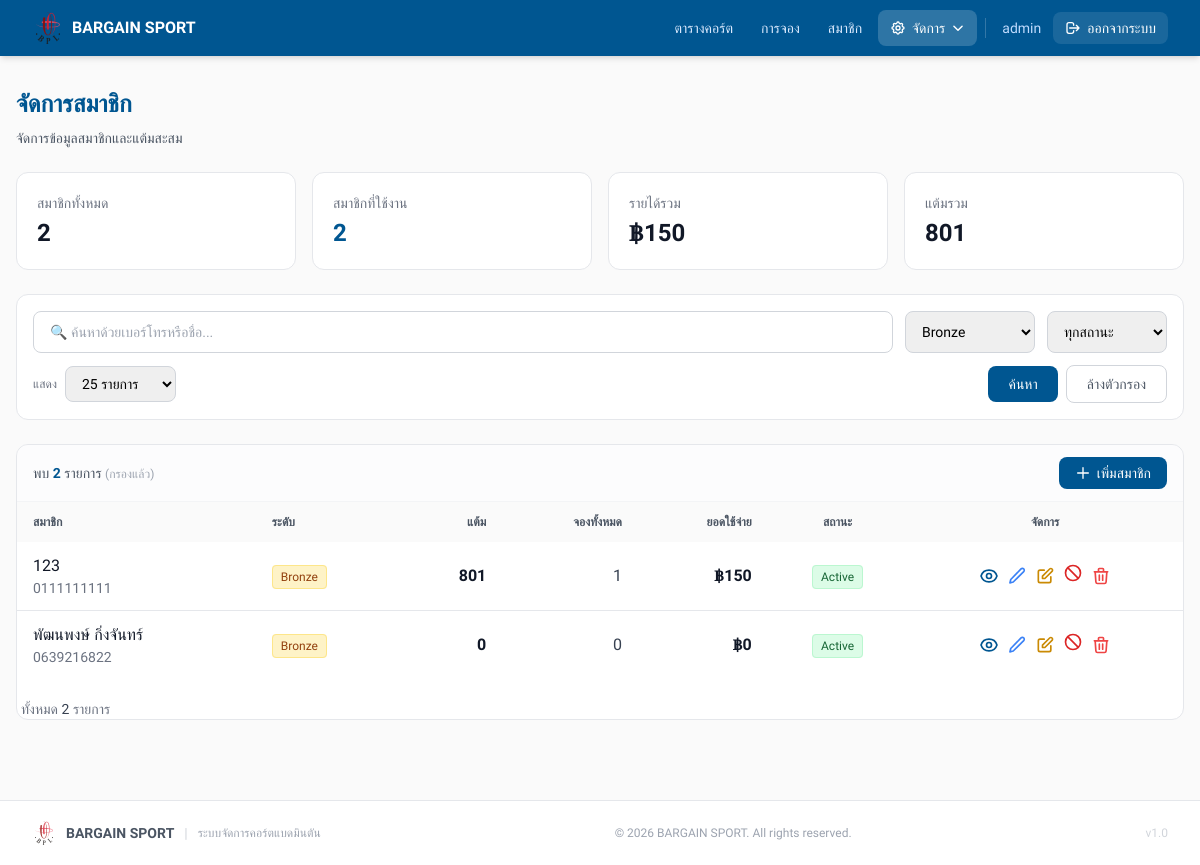
Page /admin/members.php?level=Bronze (signed in) on the committed database.
### tables this page shows
CREATE TABLE `members` (
  `id` int NOT NULL,
  `phone` varchar(10) NOT NULL,
  `name` varchar(100) NOT NULL,
  `email` varchar(100) DEFAULT NULL,
  `points` int DEFAULT '0',
  `total_bookings` int DEFAULT '0',
  `total_spent` decimal(10,2) DEFAULT '0.00',
  `member_level` enum('Bronze','Silver','Gold','Platinum') DEFAULT 'Bronze',
  `joined_date` datetime DEFAULT CURRENT_TIMESTAMP,
  `last_booking_date` datetime DEFAULT NULL,
  `birth_date` date DEFAULT NULL,
  `status` enum('active','inactive') DEFAULT 'active',
  `notes` text
);

### admin/members.php (the view, shortened to what this page needs)
<?php
require_once __DIR__ . '/../config/db.php';
$search = trim($_GET['search'] ?? '');
$level_filter = $_GET['level'] ?? '';
$status_filter = $_GET['status'] ?? '';
$per_page_raw = $_GET['per_page'] ?? '25';
$per_page = ($per_page_raw === 'all') ? 0 : (int) $per_page_raw;
$page = max(1, (int) ($_GET['page'] ?? 1));
$where = ['1=1'];
$params = [];
if (!empty($level_filter)) {
    $where[] = 'member_level = ?';
    $params[] = $level_filter;
}
$whereClause = implode(' AND ', $where);
$countStmt = $pdo->prepare("SELECT COUNT(*) FROM members WHERE $whereClause");
$countStmt->execute($params);
$totalRecords = (int) $countStmt->fetchColumn();
$offset = 0;
if ($per_page > 0) {
    $totalPages = max(1, (int) ceil($totalRecords / $per_page));
    $page = min($page, $totalPages);
    $offset = ($page - 1) * $per_page;
}
$sql = "SELECT * FROM members WHERE $whereClause ORDER BY total_spent DESC, joined_date DESC";
if ($per_page > 0)
    $sql .= " LIMIT $per_page OFFSET $offset";
$stmt = $pdo->prepare($sql);
$stmt->execute($params);
$members = $stmt->fetchAll();
$statsStmt = $pdo->query("
    SELECT
        COUNT(*) as total_members,
        SUM(CASE WHEN status = 'active' THEN 1 ELSE 0 END) as active_members,
        SUM(total_spent) as total_revenue,
        SUM(points) as total_points
    FROM members
");
$stats = $statsStmt->fetch();
$levelColors = [
    'Bronze' => ['bg' => 'bg-amber-100', 'text' => 'text-amber-800', 'border' => 'border-amber-200'],
    'Silver' => ['bg' => 'bg-gray-100', 'text' => 'text-gray-800', 'border' => 'border-gray-300'],
    'Gold' => ['bg' => 'bg-yellow-100', 'text' => 'text-yellow-800', 'border' => 'border-yellow-300'],
    'Platinum' => ['bg' => 'bg-blue-100', 'text' => 'text-blue-800', 'border' => 'border-blue-300']
];
?>
<!doctype html>
<html lang="th">
<head>
    <script src="https://cdn.tailwindcss.com"></script>
</head>
<body style="background:#FAFAFA;" class="min-h-screen">
    <?php include __DIR__ . '/../includes/header.php'; ?>
    <div class="max-w-7xl mx-auto px-4 py-8">
        <div class="mb-6">
            <h1 style="color:#005691;" class="text-2xl font-bold mb-2">จัดการสมาชิก</h1>
            <p class="text-gray-600 text-sm">จัดการข้อมูลสมาชิกและแต้มสะสม</p>
        </div>
        <div class="grid grid-cols-1 sm:grid-cols-2 lg:grid-cols-4 gap-4 mb-6">
            <div class="bg-white rounded-xl border border-gray-200 p-5">
                <p class="text-sm text-gray-500 mb-1">สมาชิกทั้งหมด</p>
                <p class="text-2xl font-bold text-gray-900"><?= number_format($stats['total_members']) ?></p>
            </div>
            <div class="bg-white rounded-xl border border-gray-200 p-5">
                <p class="text-sm text-gray-500 mb-1">สมาชิกที่ใช้งาน</p>
                <p class="text-2xl font-bold" style="color:#005691;"><?= number_format($stats['active_members'] ?? 0) ?>
                </p>
            </div>
            <div class="bg-white rounded-xl border border-gray-200 p-5">
                <p class="text-sm text-gray-500 mb-1">รายได้รวม</p>
                <p class="text-2xl font-bold text-gray-900">฿<?= number_format($stats['total_revenue'] ?? 0, 0) ?></p>
            </div>
            <div class="bg-white rounded-xl border border-gray-200 p-5">
                <p class="text-sm text-gray-500 mb-1">แต้มรวม</p>
                <p class="text-2xl font-bold text-gray-900"><?= number_format($stats['total_points'] ?? 0) ?></p>
            </div>
        </div>
        <div class="bg-white rounded-xl border border-gray-200 p-4 mb-6">
            <form method="get" class="flex flex-col gap-3">
                <div class="flex flex-col sm:flex-row gap-3">
                    <div class="flex-1">
                        <input type="text" name="search" value="<?= htmlspecialchars($search) ?>"
                            placeholder="🔍 ค้นหาด้วยเบอร์โทรหรือชื่อ..."
                            class="w-full px-4 py-2.5 rounded-lg border border-gray-300 focus:border-blue-400 focus:ring-2 focus:ring-blue-100 outline-none text-sm">
                    </div>
                    <select name="level"
                        class="px-3 py-2.5 rounded-lg border border-gray-300 focus:border-blue-400 outline-none text-sm min-w-[130px]">
                        <option value="Bronze" <?= $level_filter === 'Bronze' ? 'selected' : '' ?>>Bronze</option>
                    </select>
                    <select name="status"
                        class="px-3 py-2.5 rounded-lg border border-gray-300 focus:border-blue-400 outline-none text-sm min-w-[120px]">
                        <option value="">ทุกสถานะ</option>
                    </select>
                </div>
                <div class="flex flex-wrap gap-2 items-center">
                    <label class="text-xs text-gray-500 whitespace-nowrap">แสดง</label>
                    <select name="per_page" onchange="this.form.submit()"
                        class="px-3 py-2 rounded-lg border border-gray-300 outline-none text-sm">
                        <option value="25" <?= $per_page === 25 ? 'selected' : '' ?>>25 รายการ</option>
                    </select>
                    <button type="submit" style="background:#005691;"
                        class="px-5 py-2 text-white text-sm font-medium rounded-lg hover:opacity-90 transition-opacity">
                        ค้นหา
                    </button>
                    <?php if ($search !== '' || $level_filter !== '' || $status_filter !== ''): ?>
                        <a href="/admin/members.php"
                            class="px-5 py-2 text-gray-600 text-sm font-medium rounded-lg border border-gray-300 hover:bg-gray-50 transition-colors">
                            ล้างตัวกรอง
                        </a>
                    <?php endif; ?>
                </div>
            </form>
        </div>
        <div class="bg-white rounded-xl border border-gray-200 overflow-hidden">
            <div class="px-4 py-3 border-b border-gray-100 flex justify-between items-center bg-gray-50/50">
                <span class="text-sm text-gray-600 font-medium">
                    พบ <span style="color:#005691;" class="font-bold"><?= number_format($totalRecords) ?></span> รายการ
                    <?php if ($search !== '' || $level_filter !== '' || $status_filter !== ''): ?>
                        <span class="text-gray-400 text-xs">(กรองแล้ว)</span>
                    <?php endif; ?>
                </span>
                <div class="flex items-center gap-3">
                    <button type="button" onclick="openAddModal()"
                        style="background:#005691;"
                        class="px-4 py-1.5 text-white text-sm font-medium rounded-lg hover:opacity-90 transition-opacity flex items-center gap-1.5">
                        <svg class="w-4 h-4" fill="none" stroke="currentColor" viewBox="0 0 24 24">
                            <path stroke-linecap="round" stroke-linejoin="round" stroke-width="2" d="M12 4v16m8-8H4"/>
                        </svg>
                        เพิ่มสมาชิก
                    </button>
                </div>
            </div>
            <div class="overflow-x-auto">
                <table class="w-full">
                    <thead style="background:#FAFAFA;">
                        <tr>
                            <th class="px-4 py-3 text-left text-xs font-semibold text-gray-600 uppercase">สมาชิก</th>
                            <th class="px-4 py-3 text-left text-xs font-semibold text-gray-600 uppercase">ระดับ</th>
                            <th class="px-4 py-3 text-right text-xs font-semibold text-gray-600 uppercase">แต้ม</th>
                            <th class="px-4 py-3 text-right text-xs font-semibold text-gray-600 uppercase">จองทั้งหมด
                            </th>
                            <th class="px-4 py-3 text-right text-xs font-semibold text-gray-600 uppercase">ยอดใช้จ่าย
                            </th>
                            <th class="px-4 py-3 text-center text-xs font-semibold text-gray-600 uppercase">สถานะ</th>
                            <th class="px-4 py-3 text-center text-xs font-semibold text-gray-600 uppercase">จัดการ</th>
                        </tr>
                    </thead>
                    <tbody class="divide-y divide-gray-200">
                        <?php if (count($members) === 0): ?>
                            <tr>
                                <td colspan="7" class="px-4 py-12 text-center text-gray-500">
                                    ไม่พบข้อมูลสมาชิก
                                </td>
                            </tr>
                        <?php else: ?>
                            <?php foreach ($members as $member): ?>
                                <?php $colors = $levelColors[$member['member_level']] ?? $levelColors['Bronze']; ?>
                                <tr class="hover:bg-gray-50">
                                    <td class="px-4 py-3">
                                        <div>
                                            <p class="font-medium text-gray-900"><?= htmlspecialchars($member['name']) ?></p>
                                            <p class="text-sm text-gray-500"><?= htmlspecialchars($member['phone']) ?></p>
                                        </div>
                                    </td>
                                    <td class="px-4 py-3">
                                        <span
                                            class="<?= $colors['bg'] ?> <?= $colors['text'] ?> <?= $colors['border'] ?> border px-2 py-1 rounded text-xs font-medium">
                                            <?= htmlspecialchars($member['member_level']) ?>
                                        </span>
                                    </td>
                                    <td class="px-4 py-3 text-right font-semibold text-gray-900">
                                        <?= number_format($member['points']) ?>
                                    </td>
                                    <td class="px-4 py-3 text-right text-gray-700">
                                        <?= number_format($member['total_bookings']) ?>
                                    </td>
                                    <td class="px-4 py-3 text-right font-semibold text-gray-900">
                                        ฿<?= number_format($member['total_spent'], 0) ?>
                                    </td>
                                    <td class="px-4 py-3 text-center">
                                        <?php if ($member['status'] === 'active'): ?>
                                            <span
                                                class="bg-green-100 text-green-800 border border-green-200 px-2 py-1 rounded text-xs font-medium">
                                                Active
                                            </span>
                                        <?php endif; ?>
                                    </td>
                                    <td class="px-4 py-3">
                                        <div class="flex items-center justify-center gap-2">
                                            <a href="/members/profile.php?id=<?= $member['id'] ?>" class="text-sm"
                                                style="color:#005691;" title="ดูโปรไฟล์">
                                            </a>
                                            <button
                                                onclick="openEditModal(<?= $member['id'] ?>, '<?= htmlspecialchars($member['name'], ENT_QUOTES) ?>', '<?= htmlspecialchars($member['email'] ?? '', ENT_QUOTES) ?>')"
                                                class="text-sm text-blue-500 hover:text-blue-700 transition-colors" title="แก้ไขข้อมูล">
                                                <svg class="w-5 h-5" fill="none" stroke="currentColor" viewBox="0 0 24 24">
                                                    <path stroke-linecap="round" stroke-linejoin="round" stroke-width="2"
                                                        d="M16.862 3.487a2.25 2.25 0 113.182 3.182L7.5 19.213l-4 1 1-4 12.362-12.726z" />
                                                </svg>
                                            </button>
                                            <button
                                                onclick="openAdjustModal(<?= $member['id'] ?>, '<?= htmlspecialchars($member['name'], ENT_QUOTES) ?>', <?= $member['points'] ?>)"
                                                class="text-sm text-yellow-600" title="ปรับแต้ม">
                                                <svg class="w-5 h-5" fill="none" stroke="currentColor" viewBox="0 0 24 24">
                                                    <path stroke-linecap="round" stroke-linejoin="round" stroke-width="2"
                                                        d="M11 5H6a2 2 0 00-2 2v11a2 2 0 002 2h11a2 2 0 002-2v-5m-1.414-9.414a2 2 0 112.828 2.828L11.828 15H9v-2.828l8.586-8.586z" />
                                                </svg>
                                            </button>
                                            <form method="post" class="inline" onsubmit="return confirm('แน่ใจหรือไม่?')">
                                                <button type="submit"
                                                    class="text-sm <?= $member['status'] === 'active' ? 'text-red-600' : 'text-green-600' ?>"
                                                    title="<?= $member['status'] === 'active' ? 'ระงับ' : 'เปิดใช้งาน' ?>">
                                                    <svg class="w-5 h-5" fill="none" stroke="currentColor" viewBox="0 0 24 24">
                                                        <?php if ($member['status'] === 'active'): ?>
                                                            <path stroke-linecap="round" stroke-linejoin="round" stroke-width="2"
                                                                d="M18.364 18.364A9 9 0 005.636 5.636m12.728 12.728A9 9 0 015.636 5.636m12.728 12.728L5.636 5.636" />
                                                        <?php else: ?>
                                                            <path stroke-linecap="round" stroke-linejoin="round" stroke-width="2"
                                                                d="M9 12l2 2 4-4m6 2a9 9 0 11-18 0 9 9 0 0118 0z" />
                                                        <?php endif; ?>
                                                    </svg>
                                                </button>
                                            </form>
                                            <button type="button"
                                                onclick="confirmDelete(<?= $member['id'] ?>, '<?= htmlspecialchars($member['name'], ENT_QUOTES) ?>', <?= (int) $member['total_bookings'] ?>)"
                                                class="text-sm text-red-500 hover:text-red-700 transition-colors"
                                                title="ลบสมาชิก">
                                                <svg class="w-5 h-5" fill="none" stroke="currentColor" viewBox="0 0 24 24">
                                                    <path stroke-linecap="round" stroke-linejoin="round" stroke-width="2"
                                                        d="M19 7l-.867 12.142A2 2 0 0116.138 21H7.862a2 2 0 01-1.995-1.858L5 7m5 4v6m4-6v6m1-10V4a1 1 0 00-1-1h-4a1 1 0 00-1 1v3M4 7h16" />
                                                </svg>
                                            </button>
                                        </div>
                                    </td>
                                </tr>
                            <?php endforeach; ?>
                        <?php endif; ?>
                    </tbody>
                </table>
            </div>
            <?php include __DIR__ . '/../includes/pagination.php'; ?>
        </div>
    </div>
    <?php include __DIR__ . '/../includes/footer.php'; ?>
</body>
</html>

### includes/header.php (style rules this page uses)
* { font-family: 'Prompt', sans-serif !important; }

### rows in the picture
members: name "123", phone "0111111111", member_level "Bronze", points "801", total_bookings "1", total_spent "150", status "Active"
members: name "พัฒนพงษ์ กิ่งจันทร์", phone "0639216822", member_level "Bronze", points "0", total_bookings "0", total_spent "0", status "Active"

### other values in the picture
$_username "admin"
$stats['total_members'] "2"
$stats['active_members'] "2"
$stats['total_revenue'] "150"
$stats['total_points'] "801"
$totalRecords "2"
